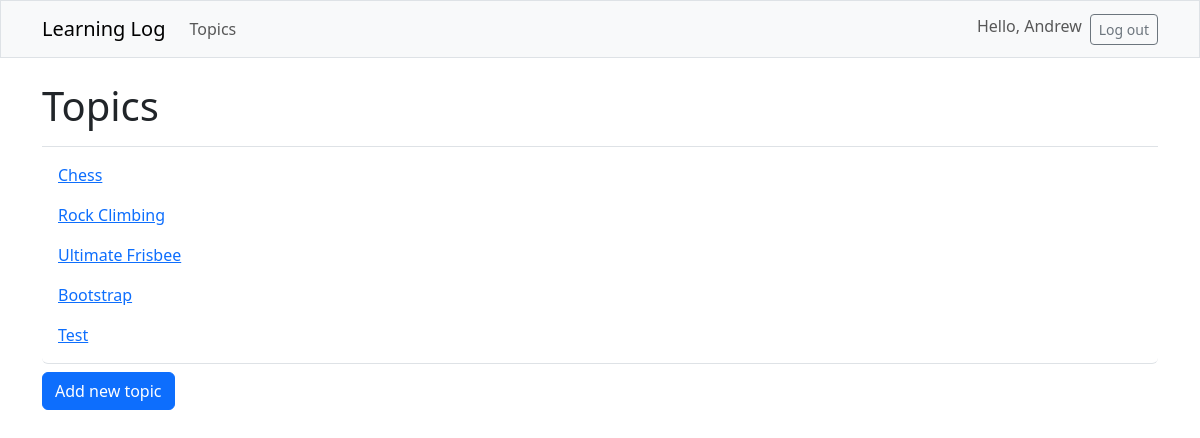
The app's page /topics/ (signed in) with its own data.
### learning_logs/models.py (models this page shows, shortened)
class Topic(models.Model):
    text = models.CharField(max_length=200)
    date_added = models.DateTimeField(auto_now_add=True)
    owner = models.ForeignKey(User, on_delete=models.CASCADE)

### learning_logs/views.py (the view)
# urls.py: path('topics/', views.topic_list, name='topics'),
@login_required
def topic_list(request):
    topics = Topic.objects.filter(owner=request.user).order_by('date_added')
    context = {'topics': topics}
    return render(request, 'learning_logs/topics.html', context)

### templates/learning_logs/topics.html
{%  extends 'learning_logs/base.html' %}
{% block page_header %}
    <h1>Topics</h1>
{% endblock page_header %}
{% block content %}
    <ul class="list-group border-bottom pb-2 mb-2">
      {%  for topic in topics %}
        <li class="list-group-item border-0">
            <a href="{% url 'learning_logs:topic' topic.id %}">
            {{ topic.text }}</a></li>
      {% empty %}
        <li class="list-group-item border-0"> No topics have been added yet.</li>
      {% endfor %}
    </ul>
    <a class="btn btn-primary" href="{% url 'learning_logs:new_topic' %}">Add new topic</a>
{% endblock content %}

### templates/learning_logs/base.html (shortened to what this page needs)
<!DOCTYPE html>
<html lang="en">
<head>
    {% load django_bootstrap5 %}
    {% bootstrap_css %}
</head>
<body>
    <nav class="navbar navbar-expand-md navbar-light bg-light mb-4 border">
        <div class="container">
            <a class="navbar-brand" href="{% url 'learning_logs:index' %}">
                Learning Log
            </a>
            <div class="collapse navbar-collapse" id="navbarCollapse">
                <ul class="navbar-nav me-auto mb-2 mb-md-0">
                    <li class="nav-item">
                        <a class="nav-link" href="{% url 'learning_logs:topics' %}">Topics</a>
                    </li>
                </ul>
                <ul class="navbar-nav ms-auto mb-2 mb-md-0">
                    {% if user.is_authenticated %}
                        <li class="nav-item">
                            <span class="navbar-text me-2">Hello, {% if user.first_name %}{{ user.first_name }}
                                {% else %}{{ user.username }}{% endif %}</span>
                        </li>
                    {%  endif %}
                    {% if user.is_authenticated %}
                        <form action="{% url 'accounts:logout' %}" method='post'>
                            <button name="submit" class="btn btn-outline-secondary btn-sm">
                                Log out</button>
                        </form>
                    {% endif %}
                </ul>
            </div>
        </div>
    </nav>
    <main class="container">
        <div class="pb-2 mb-2 border-bottom">
            {% block page_header %}{% endblock page_header %}
        </div>
        <div>
            {% block content %}{% endblock content %}
        </div>
    </main>
</body>
</html>

### records on screen
Topic: text "Chess"
Topic: text "Rock Climbing"
Topic: text "Ultimate Frisbee"
Topic: text "Bootstrap"
Topic: text "Test"

### other values on screen
{{ user.first_name }} "Andrew"
